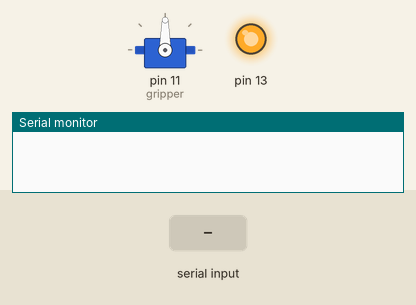
Bench run of a sketch on a simulated Arduino Mega 2560, built with avr-gcc and run on an emulated ATmega2560. Shown: servo, output pins drawn as LEDs (lit = HIGH), the last lines printed to the serial monitor. The inputs (shaded band) are chosen by the test bench.

Above: at 1.2 s.
1.3 s: "GRIP ,45\n" received over Serial
At 2.5 s:
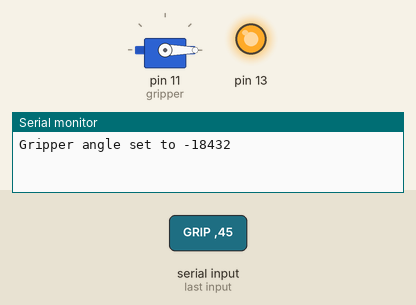
2.8 s: "GRIP 90\n" received over Serial
At 3.7 s:
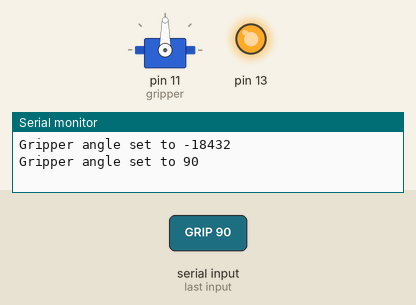
Timing chart, 0 to 5.8 s (numbered marks = the images above; inputs shaded):
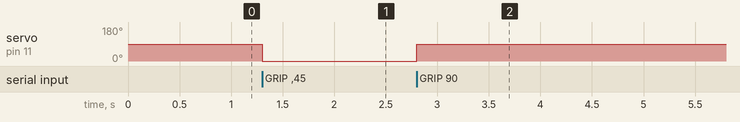

Measured:
- after the input at 1.3 s, servo on pin 11 (gripper): 90° → 0° at once
- after the input at 2.8 s, servo on pin 11 (gripper): 0° → 90° at once

The sketch:

moveo_FW_HI.ino
```cpp
#include <Arduino.h>
#include <AccelStepper.h>
#include <MultiStepper.h>
#include <Servo.h>

// Joint 1
#define E1_STEP_PIN        36
#define E1_DIR_PIN         34
#define E1_ENABLE_PIN      30

// Joint 2
#define Z_STEP_PIN         46
#define Z_DIR_PIN          48
#define Z_ENABLE_PIN       62
#define Z_MIN_PIN          18
#define Z_MAX_PIN          19

// Joint 3
#define Y_STEP_PIN         60
#define Y_DIR_PIN          61
#define Y_ENABLE_PIN       56
#define Y_MIN_PIN          14
#define Y_MAX_PIN          15

// Joint 4
#define X_STEP_PIN         54
#define X_DIR_PIN          55
#define X_ENABLE_PIN       38

// Joint 5
#define E0_STEP_PIN        26
#define E0_DIR_PIN         28
#define E0_ENABLE_PIN      24

// Max velocities - empirical
#define joint_1_max_vel    0
#define joint_2_max_vel    0
#define joint_3_max_vel    4000
#define joint_4_max_vel    0
#define joint_5_max_vel    5000

// Max accelerations - empirical
#define joint_1_max_accel    0
#define joint_2_max_accel    0
#define joint_3_max_accel    10000
#define joint_4_max_accel    0
#define joint_5_max_accel    5000

struct joint_parameters
{
  int min_travel;       // [steps]
  int max_travel;       // [steps]
  float min_vel;        // [steps/sec]
  float max_vel;        // [steps/sec]
  float default_vel;    // [steps/sec]
  float min_accel;      // [steps/sec^2]
  float max_accel;      // [steps/sec^2]
  float default_accel;  // [steps/sec^2]
  float steps_per_deg;  // [steps/deg]

  // Constructor to initialize the values
  joint_parameters(int mt = 0, int mxt = 0, float miv = 0.0, float mav = 0.0, float dv = 0.0, float mia = 0.0, float maa = 0.0, float da = 0.0, float spd = 0.0)
    : min_travel(mt), max_travel(mxt), min_vel(miv), max_vel(mav), default_vel(dv), min_accel(mia), max_accel(maa), default_accel(da), steps_per_deg(spd) {}
};

// Initialize each joint with tested parameters:
joint_parameters joint1_param(0, 1000, 0.0, 1000.0, 500.0, 0.0, 1000.0, 500.0, 1.0);
joint_parameters joint2_param(0, 1000, 0.0, 1000.0, 500.0, 0.0, 1000.0, 500.0, 1.0);
joint_parameters joint3_param(0, 1000, 0.0, 1000.0, 500.0, 0.0, 1000.0, 500.0, 1.0);
joint_parameters joint4_param;  // inactive joint - all values initialize to zero in the constructor
joint_parameters joint5_param(0, 1000, 0.0, 1000.0, 500.0, 0.0, 1000.0, 500.0, 1.0);

// Create an array of pointers to the instances
joint_parameters* joints_params[] = {&joint1_param, &joint2_param, &joint3_param, &joint4_param, &joint5_param};


AccelStepper joint1(AccelStepper::DRIVER, X_STEP_PIN, X_DIR_PIN);
AccelStepper joint2(AccelStepper::DRIVER, Z_STEP_PIN, Z_DIR_PIN);
AccelStepper joint3(AccelStepper::DRIVER, Y_STEP_PIN, Y_DIR_PIN);
AccelStepper joint4(AccelStepper::DRIVER, E1_STEP_PIN, E1_DIR_PIN);
AccelStepper joint5(AccelStepper::DRIVER, E0_STEP_PIN, E0_DIR_PIN);

Servo gripper;
MultiStepper steppers;

AccelStepper* joints[] = {&joint1, &joint2, &joint3, &joint4, &joint5};

// Define the number of joints
#define NUM_JOINTS 5

// Initialize each joint's last position and velocity
long joint_positions[NUM_JOINTS] = {0, 0, 0, 0, 0};
long joint_velocities[NUM_JOINTS] = {0, 0, 0, 0, 0};


void setup()
{
  Serial.begin(115200); // Start serial communication
  pinMode(13, OUTPUT);

  // Configure each stepper enable pin
  joint1.setEnablePin(X_ENABLE_PIN);
  joint2.setEnablePin(Z_ENABLE_PIN);
  joint3.setEnablePin(Y_ENABLE_PIN);
  joint4.setEnablePin(E1_ENABLE_PIN);
  joint5.setEnablePin(E0_ENABLE_PIN);

  // Configure each stepper enable pin inverted
  joint1.setPinsInverted(false, false, true);
  joint2.setPinsInverted(false, false, true);
  joint3.setPinsInverted(false, false, true);
  joint4.setPinsInverted(false, false, true);
  joint5.setPinsInverted(false, false, true);

  // enable outputs
  joint1.enableOutputs();
  joint2.enableOutputs();
  joint3.enableOutputs();
  joint4.enableOutputs();
  joint5.enableOutputs();

  // Configure each stepper velocity
  joint1.setMaxSpeed(1500);
  joint2.setMaxSpeed(750);
  joint3.setMaxSpeed(2000);
  joint4.setMaxSpeed(0);
  joint5.setMaxSpeed(1000);

  // Configure each stepper acceleration
  joint1.setAcceleration(10000.0);
  joint2.setAcceleration(1000.0);
  joint3.setAcceleration(10000.0);
  joint4.setAcceleration(0.0);
  joint5.setAcceleration(5000.0);

  // Then give them to MultiStepper to manage
  // steppers.addStepper(joint1);
  // steppers.addStepper(joint2);
  // steppers.addStepper(joint3);
  // steppers.addStepper(joint4);
  // steppers.addStepper(joint5);

  // Configure gripper servo
  gripper.attach(11);

  digitalWrite(13, 1); // Toggle LED to indicate setup is complete
}

void loop()
{
  if (Serial.available() > 0)
  {
    String command = Serial.readStringUntil('\n');
    command.trim();

    if (command.startsWith("Joint_"))
    {
      int joint_num;
      long position, velocity;

      // Parse the command in the format: Joint_<joint #> position <position> velocity <velocity>
      int parsed_items = sscanf(command.c_str(), "Joint_%d position %ld velocity %ld", &joint_num, &position, &velocity);

      if (parsed_items == 3 && joint_num >= 1 && joint_num <= NUM_JOINTS)
      {
        // Update the joint with new position and velocity
        int joint_index = joint_num - 1;
        joints[joint_index]->setMaxSpeed(100);
        joints[joint_index]->moveTo(position);

        // Acknowledge the command
        Serial.print("Command received for Joint_");
        Serial.print(joint_num);
        Serial.print(" position set to ");
        Serial.print(position);
        Serial.print(" velocity set to ");
        Serial.println(velocity);
      }
    }
    else if (command.startsWith("READ_STATE"))
    {
      int joint_num;

      // Parse the state request in the format: READ_STATE Joint_<joint #>
      int parsed_items = sscanf(command.c_str(), "READ_STATE Joint_%d", &joint_num);

      if (parsed_items == 1 && joint_num >= 1 && joint_num <= NUM_JOINTS)
      {
        // Retrieve and send the current state of the requested joint
        int joint_index = joint_num - 1;
        long current_position = joints[joint_index]->currentPosition();
        long current_velocity = joints[joint_index]->speed();

        if (current_position == joint_positions[joint_index])
        {
          current_velocity = 0;
        }

        Serial.print("Joint_");
        Serial.print(joint_num);
        Serial.print(" curr_pos ");
        Serial.print(current_position);
        Serial.print(" curr_vel ");
        Serial.println(current_velocity);

        // Store the last position and velocity commands
        joint_positions[joint_index] = current_position;
        joint_velocities[joint_index] = current_velocity;
      }
      else
      {
        Serial.println("Unknown joint requested");
      }
    }
    else if (command.startsWith("GRIP "))
    {
      // Handle gripper command
      int angle;
      sscanf(command.c_str(), "GRIP %d", &angle);
      gripper.write(angle); // Set servo angle
      Serial.print("Gripper angle set to ");
      Serial.println(angle);
    }
    else
    {
      Serial.println("Unknown command received");
    }
  }

  // Run steppers to their target positions
  for (int i = 0; i < NUM_JOINTS; ++i)
  {
    joints[i]->run();
  }
}
```
